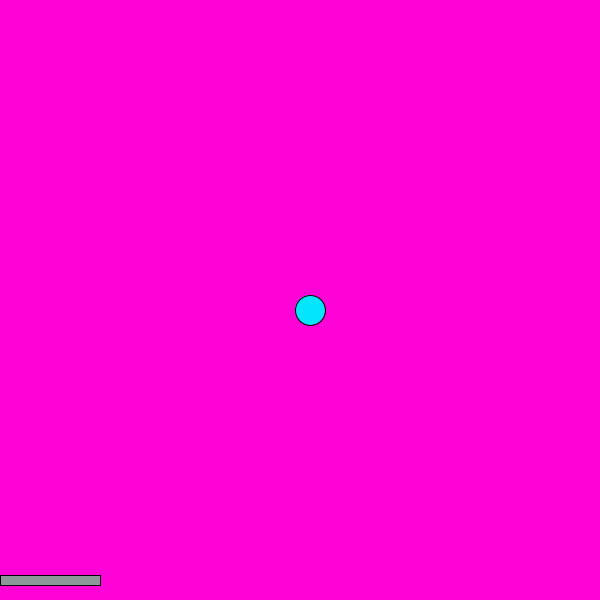
Frame 1 (no input)
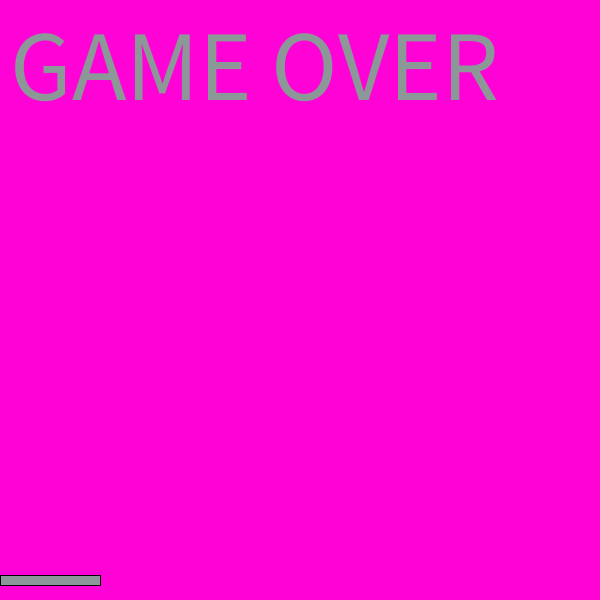
Frame 60 (the mouse pressed at the canvas centre just before this capture)
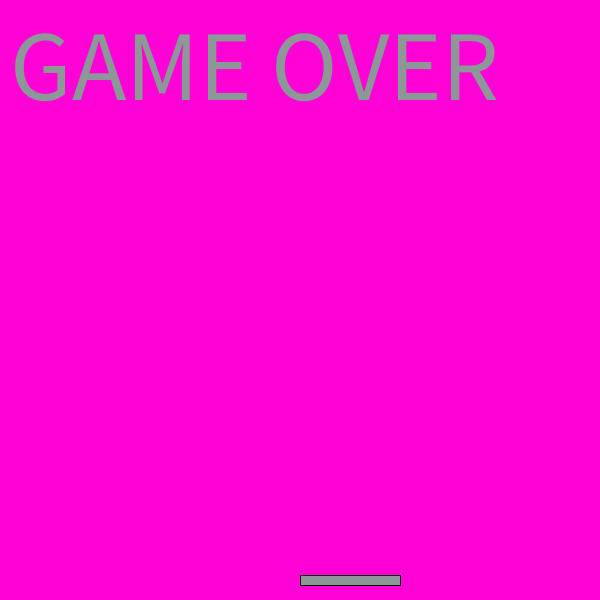
Frame 120 (the mouse held since frame 60 and released just before this capture)

The Processing sketch that drew these frames (run headless with seeded random() and noise(); from frame 60 on, the mouse is pressed at the canvas centre):

// Processing sketch: Pong
// ── Pong.pde
int x=300;
int y=300;
int direction=10;
int yDirection=10;
void setup(){
  size(600,600);
}

void draw(){
  background(#FF03D6);
  ball();
  paddle();
  if(x==600 || x==0){   // 
    reverseDirection();
  }
  if (intersects(x,y,mouseX,575,100)||y==0){
    reverseYDirection();
  }
  if(y>620){
   textSize(100);
text("GAME OVER", 10, 100); 
fill(200, 0, 0);

 
  }
}
 
 void ball(){
  fill(#03E5FC);
  ellipse(x+=direction,y+=yDirection,30,30);
}
void reverseDirection(){
  direction=-direction;
}
void reverseYDirection(){
  yDirection=-yDirection;
}
void paddle(){
  fill(#8C9798);
  rect(mouseX,575,100,10);
}
boolean intersects(int ballX, int ballY, int paddleX, int paddleY, int paddleLength) {
     if (ballY > paddleY && ballX > paddleX && ballX < paddleX + paddleLength)
          return true;
     else 
          return false;
}
